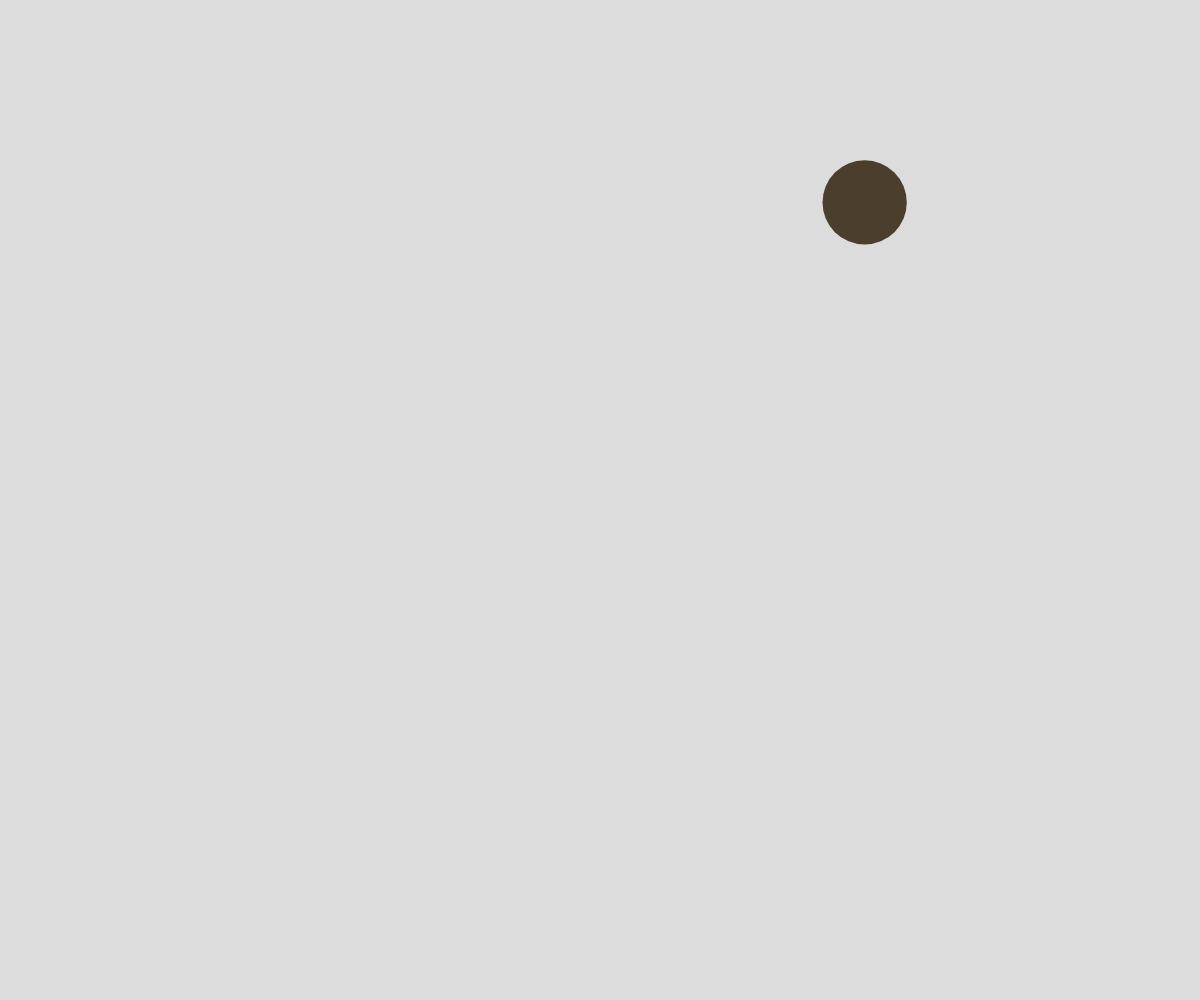
Frame 1 (no input)
Frame 60 (no input): blank canvas, image omitted
Frame 120 (the mouse pressed at the canvas centre since frame 60): blank canvas, image omitted

The p5.js sketch that drew this single still picture (run headless with seeded random() and noise() and a simulated clock; from frame 60 on, the mouse is pressed at the canvas centre):

// p5.js sketch
// ── sketch.js
// Project Title
// Your Name
// Date
//
// Extra for Experts:
// - describe what you did to take this project "above and beyond"

let bouncyCircle = [];

async function setup() {
  createCanvas(windowWidth, windowHeight);
  noStroke();

  bouncyCircle = {
    x:       random(width),
    y:       random(height),
    dx:      random(-15,15),
    dy:      random(-15,15),
    radius:  random(10,50),
    r:       random(255),
    g:       random(255),
    b:       random(255),
  };
}

function draw() {
  background(220);

  bouncyCircle.x += bouncyCircle.dx;
  bouncyCircle.y += bouncyCircle.dy;

  if (bouncyCircle.x >= width - bouncyCircle.radius || bouncyCircle.x  <= 0 + bouncyCircle.radius ) {
    bouncyCircle.dx * -1;
  }

  if (bouncyCircle.y >= height - bouncyCircle.radius || bouncyCircle.y  <= 0 + bouncyCircle.radius ) {
    bouncyCircle.dy * -1;
  }
  
  fill(color(bouncyCircle.r,bouncyCircle.g,bouncyCircle.b));
  circle(bouncyCircle.x,bouncyCircle.y,bouncyCircle.radius *2);
}
